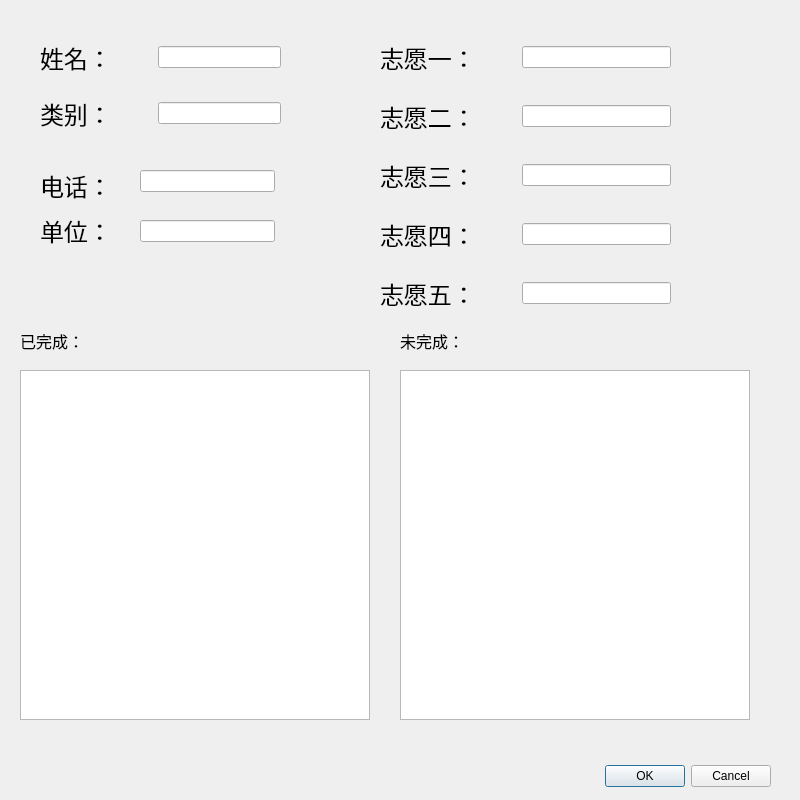
<?xml version="1.0" encoding="UTF-8"?>
<ui version="4.0">
 <class>Dialog</class>
 <widget class="QDialog" name="Dialog">
  <property name="geometry">
   <rect>
    <x>0</x>
    <y>0</y>
    <width>800</width>
    <height>800</height>
   </rect>
  </property>
  <property name="windowTitle">
   <string>Dialog</string>
  </property>
  <widget class="QDialogButtonBox" name="buttonBox">
   <property name="geometry">
    <rect>
     <x>430</x>
     <y>760</y>
     <width>341</width>
     <height>32</height>
    </rect>
   </property>
   <property name="orientation">
    <enum>Qt::Horizontal</enum>
   </property>
   <property name="standardButtons">
    <set>QDialogButtonBox::Cancel|QDialogButtonBox::Ok</set>
   </property>
  </widget>
  <widget class="QListWidget" name="listWidget">
   <property name="geometry">
    <rect>
     <x>20</x>
     <y>370</y>
     <width>350</width>
     <height>350</height>
    </rect>
   </property>
  </widget>
  <widget class="QListWidget" name="listWidget_2">
   <property name="geometry">
    <rect>
     <x>400</x>
     <y>370</y>
     <width>350</width>
     <height>350</height>
    </rect>
   </property>
  </widget>
  <widget class="QLabel" name="label_8">
   <property name="geometry">
    <rect>
     <x>20</x>
     <y>320</y>
     <width>91</width>
     <height>41</height>
    </rect>
   </property>
   <property name="font">
    <font>
     <pointsize>12</pointsize>
    </font>
   </property>
   <property name="text">
    <string>已完成：</string>
   </property>
  </widget>
  <widget class="QLabel" name="label_9">
   <property name="geometry">
    <rect>
     <x>400</x>
     <y>320</y>
     <width>111</width>
     <height>41</height>
    </rect>
   </property>
   <property name="font">
    <font>
     <pointsize>12</pointsize>
    </font>
   </property>
   <property name="text">
    <string>未完成：</string>
   </property>
  </widget>
  <widget class="QWidget" name="layoutWidget">
   <property name="geometry">
    <rect>
     <x>380</x>
     <y>40</y>
     <width>291</width>
     <height>271</height>
    </rect>
   </property>
   <layout class="QVBoxLayout" name="verticalLayout">
    <item>
     <layout class="QHBoxLayout" name="horizontalLayout">
      <item>
       <widget class="QLabel" name="label">
        <property name="font">
         <font>
          <pointsize>18</pointsize>
         </font>
        </property>
        <property name="text">
         <string>志愿一：</string>
        </property>
       </widget>
      </item>
      <item>
       <spacer name="horizontalSpacer">
        <property name="orientation">
         <enum>Qt::Horizontal</enum>
        </property>
        <property name="sizeType">
         <enum>QSizePolicy::Fixed</enum>
        </property>
        <property name="sizeHint" stdset="0">
         <size>
          <width>40</width>
          <height>20</height>
         </size>
        </property>
       </spacer>
      </item>
      <item>
       <widget class="QLineEdit" name="lineEdit_3"/>
      </item>
     </layout>
    </item>
    <item>
     <spacer name="verticalSpacer_3">
      <property name="orientation">
       <enum>Qt::Vertical</enum>
      </property>
      <property name="sizeHint" stdset="0">
       <size>
        <width>20</width>
        <height>40</height>
       </size>
      </property>
     </spacer>
    </item>
    <item>
     <layout class="QHBoxLayout" name="horizontalLayout_2">
      <item>
       <widget class="QLabel" name="label_2">
        <property name="font">
         <font>
          <pointsize>18</pointsize>
         </font>
        </property>
        <property name="text">
         <string>志愿二：</string>
        </property>
       </widget>
      </item>
      <item>
       <spacer name="horizontalSpacer_2">
        <property name="orientation">
         <enum>Qt::Horizontal</enum>
        </property>
        <property name="sizeType">
         <enum>QSizePolicy::Fixed</enum>
        </property>
        <property name="sizeHint" stdset="0">
         <size>
          <width>40</width>
          <height>20</height>
         </size>
        </property>
       </spacer>
      </item>
      <item>
       <widget class="QLineEdit" name="lineEdit_4"/>
      </item>
     </layout>
    </item>
    <item>
     <spacer name="verticalSpacer_4">
      <property name="orientation">
       <enum>Qt::Vertical</enum>
      </property>
      <property name="sizeHint" stdset="0">
       <size>
        <width>20</width>
        <height>40</height>
       </size>
      </property>
     </spacer>
    </item>
    <item>
     <layout class="QHBoxLayout" name="horizontalLayout_3">
      <item>
       <widget class="QLabel" name="label_3">
        <property name="font">
         <font>
          <pointsize>18</pointsize>
         </font>
        </property>
        <property name="text">
         <string>志愿三：</string>
        </property>
       </widget>
      </item>
      <item>
       <spacer name="horizontalSpacer_3">
        <property name="orientation">
         <enum>Qt::Horizontal</enum>
        </property>
        <property name="sizeType">
         <enum>QSizePolicy::Fixed</enum>
        </property>
        <property name="sizeHint" stdset="0">
         <size>
          <width>40</width>
          <height>20</height>
         </size>
        </property>
       </spacer>
      </item>
      <item>
       <widget class="QLineEdit" name="lineEdit_5"/>
      </item>
     </layout>
    </item>
    <item>
     <spacer name="verticalSpacer_5">
      <property name="orientation">
       <enum>Qt::Vertical</enum>
      </property>
      <property name="sizeHint" stdset="0">
       <size>
        <width>20</width>
        <height>40</height>
       </size>
      </property>
     </spacer>
    </item>
    <item>
     <layout class="QHBoxLayout" name="horizontalLayout_4">
      <item>
       <widget class="QLabel" name="label_4">
        <property name="font">
         <font>
          <pointsize>18</pointsize>
         </font>
        </property>
        <property name="text">
         <string>志愿四：</string>
        </property>
       </widget>
      </item>
      <item>
       <spacer name="horizontalSpacer_4">
        <property name="orientation">
         <enum>Qt::Horizontal</enum>
        </property>
        <property name="sizeType">
         <enum>QSizePolicy::Fixed</enum>
        </property>
        <property name="sizeHint" stdset="0">
         <size>
          <width>40</width>
          <height>20</height>
         </size>
        </property>
       </spacer>
      </item>
      <item>
       <widget class="QLineEdit" name="lineEdit_6"/>
      </item>
     </layout>
    </item>
    <item>
     <spacer name="verticalSpacer_6">
      <property name="orientation">
       <enum>Qt::Vertical</enum>
      </property>
      <property name="sizeHint" stdset="0">
       <size>
        <width>20</width>
        <height>40</height>
       </size>
      </property>
     </spacer>
    </item>
    <item>
     <layout class="QHBoxLayout" name="horizontalLayout_5">
      <item>
       <widget class="QLabel" name="label_5">
        <property name="font">
         <font>
          <pointsize>18</pointsize>
         </font>
        </property>
        <property name="text">
         <string>志愿五：</string>
        </property>
       </widget>
      </item>
      <item>
       <spacer name="horizontalSpacer_5">
        <property name="orientation">
         <enum>Qt::Horizontal</enum>
        </property>
        <property name="sizeType">
         <enum>QSizePolicy::Fixed</enum>
        </property>
        <property name="sizeHint" stdset="0">
         <size>
          <width>40</width>
          <height>20</height>
         </size>
        </property>
       </spacer>
      </item>
      <item>
       <widget class="QLineEdit" name="lineEdit_7"/>
      </item>
     </layout>
    </item>
   </layout>
  </widget>
  <widget class="QWidget" name="layoutWidget">
   <property name="geometry">
    <rect>
     <x>40</x>
     <y>40</y>
     <width>241</width>
     <height>91</height>
    </rect>
   </property>
   <layout class="QVBoxLayout" name="verticalLayout_2">
    <item>
     <layout class="QHBoxLayout" name="horizontalLayout_6">
      <item>
       <widget class="QLabel" name="label_6">
        <property name="font">
         <font>
          <pointsize>18</pointsize>
         </font>
        </property>
        <property name="text">
         <string>姓名：</string>
        </property>
       </widget>
      </item>
      <item>
       <spacer name="horizontalSpacer_6">
        <property name="orientation">
         <enum>Qt::Horizontal</enum>
        </property>
        <property name="sizeType">
         <enum>QSizePolicy::Fixed</enum>
        </property>
        <property name="sizeHint" stdset="0">
         <size>
          <width>40</width>
          <height>20</height>
         </size>
        </property>
       </spacer>
      </item>
      <item>
       <widget class="QLineEdit" name="lineEdit"/>
      </item>
     </layout>
    </item>
    <item>
     <spacer name="verticalSpacer">
      <property name="orientation">
       <enum>Qt::Vertical</enum>
      </property>
      <property name="sizeHint" stdset="0">
       <size>
        <width>17</width>
        <height>37</height>
       </size>
      </property>
     </spacer>
    </item>
    <item>
     <layout class="QHBoxLayout" name="horizontalLayout_7">
      <item>
       <widget class="QLabel" name="label_7">
        <property name="font">
         <font>
          <pointsize>18</pointsize>
         </font>
        </property>
        <property name="text">
         <string>类别：</string>
        </property>
       </widget>
      </item>
      <item>
       <spacer name="horizontalSpacer_7">
        <property name="orientation">
         <enum>Qt::Horizontal</enum>
        </property>
        <property name="sizeType">
         <enum>QSizePolicy::Fixed</enum>
        </property>
        <property name="sizeHint" stdset="0">
         <size>
          <width>40</width>
          <height>20</height>
         </size>
        </property>
       </spacer>
      </item>
      <item>
       <widget class="QLineEdit" name="lineEdit_2"/>
      </item>
     </layout>
    </item>
   </layout>
  </widget>
  <widget class="QLabel" name="label_10">
   <property name="geometry">
    <rect>
     <x>40</x>
     <y>160</y>
     <width>111</width>
     <height>51</height>
    </rect>
   </property>
   <property name="font">
    <font>
     <pointsize>18</pointsize>
    </font>
   </property>
   <property name="text">
    <string>电话：</string>
   </property>
  </widget>
  <widget class="QLineEdit" name="lineEdit_8">
   <property name="geometry">
    <rect>
     <x>140</x>
     <y>170</y>
     <width>135</width>
     <height>22</height>
    </rect>
   </property>
  </widget>
  <widget class="QLabel" name="label_11">
   <property name="geometry">
    <rect>
     <x>40</x>
     <y>200</y>
     <width>111</width>
     <height>61</height>
    </rect>
   </property>
   <property name="font">
    <font>
     <pointsize>18</pointsize>
    </font>
   </property>
   <property name="text">
    <string>单位：</string>
   </property>
  </widget>
  <widget class="QLineEdit" name="lineEdit_9">
   <property name="geometry">
    <rect>
     <x>140</x>
     <y>220</y>
     <width>135</width>
     <height>22</height>
    </rect>
   </property>
  </widget>
 </widget>
 <resources/>
 <connections>
  <connection>
   <sender>buttonBox</sender>
   <signal>accepted()</signal>
   <receiver>Dialog</receiver>
   <slot>accept()</slot>
   <hints>
    <hint type="sourcelabel">
     <x>248</x>
     <y>254</y>
    </hint>
    <hint type="destinationlabel">
     <x>157</x>
     <y>274</y>
    </hint>
   </hints>
  </connection>
  <connection>
   <sender>buttonBox</sender>
   <signal>rejected()</signal>
   <receiver>Dialog</receiver>
   <slot>reject()</slot>
   <hints>
    <hint type="sourcelabel">
     <x>316</x>
     <y>260</y>
    </hint>
    <hint type="destinationlabel">
     <x>286</x>
     <y>274</y>
    </hint>
   </hints>
  </connection>
 </connections>
</ui>
